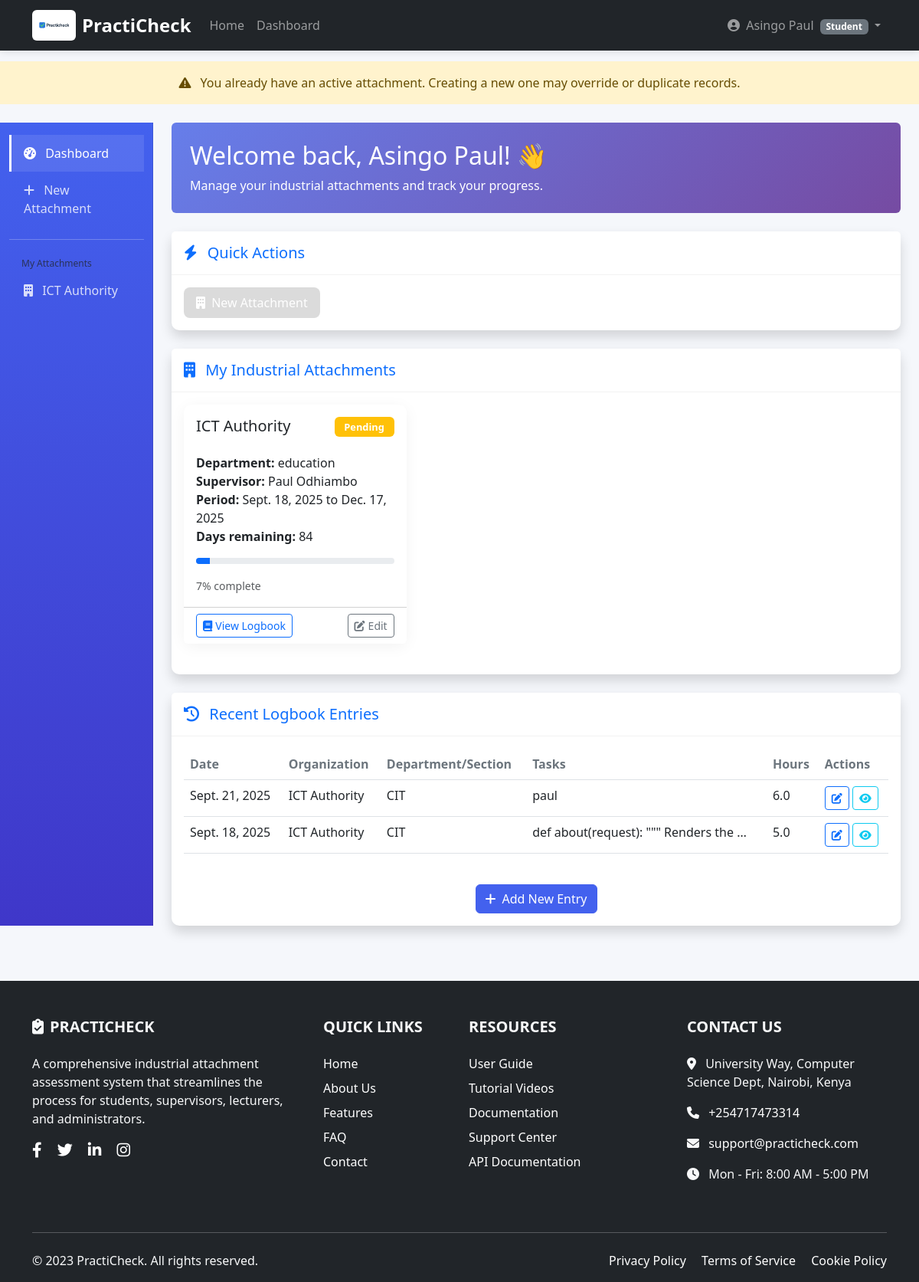
The page /attachments/ (signed in) on the database as committed earlier.
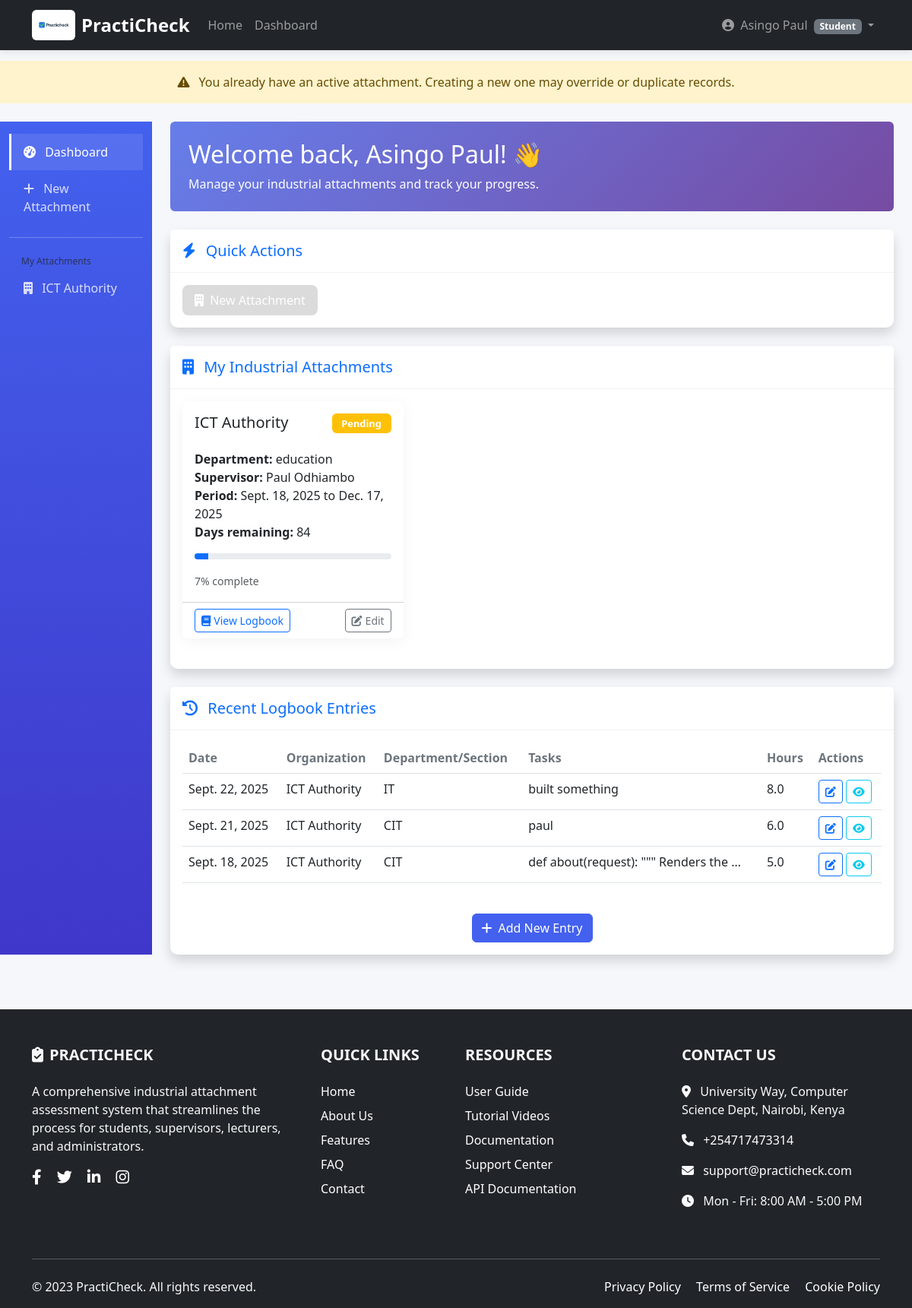
The same page on the database as committed later.
### attachments/models.py (models this page shows, shortened)
class Attachment(models.Model):
    student = models.ForeignKey(User, on_delete=models.CASCADE, related_name='attachments')
    industry = models.ForeignKey(Industry, on_delete=models.SET_NULL, null=True, blank=True)
    organization = models.CharField(max_length=200)
    department = models.CharField(max_length=100, blank=True)
    supervisor_name = models.CharField(max_length=100)
    supervisor_email = models.EmailField(blank=True)  # Make it optional temporarily
    supervisor_phone = models.CharField(max_length=15, blank=True)
    start_date = models.DateField()
    end_date = models.DateField()
    report = models.FileField(upload_to="reports/", blank=True, null=True)
    status = models.CharField(max_length=20, choices=(
        ('pending', 'Pending Approval'),
        ('approved', 'Approved'),
        ('ongoing', 'Ongoing'),
        ('completed', 'Completed'),
        ('cancelled', 'Cancelled'),
    ), default='pending')
    created_at = models.DateTimeField(auto_now_add=True)
    updated_at = models.DateTimeField(auto_now=True)
    class Meta:
        constraints = [
            models.UniqueConstraint(fields=['student'], name='unique_student_attachment')
        ]
    @property
    def is_active(self):
        if not self.start_date or not self.end_date:
            return False
        today = timezone.now().date()
        return self.start_date <= today <= self.end_date and self.status in ['approved', 'ongoing']
    @property
    def days_completed(self):
        if not self.start_date or not self.end_date:
            return 0
        today = timezone.now().date()
        if today < self.start_date:
            return 0
        elif today > self.end_date:
            return (self.end_date - self.start_date).days
        else:
            return (today - self.start_date).days
    @property
    def total_days(self):
        if not self.start_date or not self.end_date:
            return 0
        return (self.end_date - self.start_date).days
    @property
    def days_remaining(self):
        if not self.start_date or not self.end_date:
            return 0
        today = timezone.now().date()
        if today < self.start_date:
            return (self.end_date - self.start_date).days
        elif today > self.end_date:
            return 0
        else:
            return (self.end_date - today).days

class LogbookEntry(models.Model):
    attachment = models.ForeignKey(Attachment, on_delete=models.CASCADE, related_name='logbook_entries')
    entry_date = models.DateField()
    department_section = models.CharField(max_length=100, help_text="Department or section where you worked today")
    tasks = models.TextField(help_text="Tasks you worked on today")
    skills_learned = models.TextField(help_text="New skills or knowledge gained")
    achievements = models.TextField(blank=True, help_text="Notable achievements or accomplishments")
    challenges = models.TextField(blank=True, help_text="Challenges faced and how you addressed them")
    hours_worked = models.DecimalField(max_digits=4, decimal_places=1, validators=[MinValueValidator(0.5), MaxValueValidator(24)])
    supervisor_comments = models.TextField(blank=True)
    edit_count = models.IntegerField(default=0, validators=[MaxValueValidator(2)])
    created_at = models.DateTimeField(auto_now_add=True)
    updated_at = models.DateTimeField(auto_now=True)
    class Meta:
        ordering = ['-entry_date']
        unique_together = ['attachment', 'entry_date']
    def can_edit(self):
        return self.edit_count < 2

### attachments/views.py (the view)
# urls.py: path('', views.dashboard, name='dashboard'),
@login_required
def dashboard(request):
    attachments = Attachment.objects.filter(student=request.user)
    recent_entries = LogbookEntry.objects.filter(attachment__student=request.user).order_by('-entry_date')[:5]
    context = {
        'attachments': attachments,
        'recent_entries': recent_entries,
        "today": timezone.now().date(),
    }
    return render(request, 'attachments/dashboard.html', context)

### accounts/context_processors.py (called while the page is built)
def user_type(request):
    return {
        'user_type': request.user.user_type if request.user.is_authenticated else None,
        'user_type_display': request.user.get_user_type_display() if request.user.is_authenticated else None,
    }

### attachments/templates/attachments/dashboard.html (shortened to what the changed rows need)
{% extends 'base_student.html' %}
{% load static %}
{% block extra_css %}
<link rel="stylesheet" href="{% static 'css/dashboard.css' %}">
{% endblock %}
{% block content %}
<div class="container-fluid py-4">
    <div class="row">
        {% include 'attachments/partials/student_sidebar.html' %}
        <main class="col-lg-10 col-md-9 ms-sm-auto px-md-4">
            <div class="welcome-banner text-white rounded p-4 mb-4">
                <div class="row align-items-center">
                    <div class="col-md-8">
                        <h2 class="mb-2">Welcome back, {{ user.get_full_name }}! 👋</h2>
                    </div>
                </div>
            </div>
            <div class="row mb-4">
                <div class="col-12">
                    <div class="card shadow">
                        <div class="card-body">
                            {% if attachments %}
                                <div class="row">
                                    {% for attachment in attachments %}
                                    <div class="col-lg-6 col-xl-4 mb-4">
                                        <div class="card attachment-card h-100">
                                            <div class="card-body">
                                                <div class="d-flex justify-content-between align-items-start mb-3">
                                                    <h5 class="card-title">{{ attachment.organization }}</h5>
                                                    {% if attachment.end_date and attachment.end_date < today %}
                                                        <span class="status-badge badge bg-success">Completed</span>
                                                    {% else %}
                                                        <span class="status-badge badge bg-{% if attachment.status == 'approved' %}success{% elif attachment.status == 'pending' %}warning{% elif attachment.status == 'ongoing' %}info{% else %}secondary{% endif %}">
                                                            {{ attachment.status|title }}
                                                        </span>
                                                    {% endif %}
                                                </div>
                                                <p class="card-text">
                                                    <strong>Department:</strong> {{ attachment.department|default:"Not specified" }}<br>
                                                    <strong>Supervisor:</strong> {{ attachment.supervisor_name }}<br>
                                                    <strong>Period:</strong> {{ attachment.start_date }} to {{ attachment.end_date }}<br>
                                                    <strong>Days remaining:</strong> {{ attachment.days_remaining }}
                                                </p>
                                                <div class="progress mb-3" style="height: 8px;">
                                                    {% widthratio attachment.days_completed attachment.total_days 100 as progress %}
                                                    <div class="progress-bar
                                                        {% if attachment.end_date and attachment.end_date < today %} bg-success {% endif %}"
                                                        role="progressbar"
                                                        style="width: {{ progress }}%;"
                                                        aria-valuenow="{{ progress }}"
                                                        aria-valuemin="0"
                                                        aria-valuemax="100"></div>
                                                </div>
                                                <small class="text-muted">
                                                    {% if attachment.end_date and attachment.end_date < today %}
                                                        100% complete
                                                    {% else %}
                                                        {{ progress }}% complete
                                                    {% endif %}
                                                </small>
                                            </div>
                                            <div class="card-footer bg-white">
                                                <div class="d-flex justify-content-between">
                                                    <a href="{% url 'attachments:logbook' attachment_id=attachment.id %}"
                                                       class="btn btn-sm btn-outline-primary">
                                                        <i class="fas fa-book me-1"></i>View Logbook
                                                    </a>
                                                    {% if attachment.status == 'pending' or attachment.status == 'approved' %}
                                                    <a href="{% url 'attachments:edit_attachment' attachment_id=attachment.id %}"
                                                       class="btn btn-sm btn-outline-secondary">
                                                        <i class="fas fa-edit me-1"></i>Edit
                                                    </a>
                                                    {% endif %}
                                                </div>
                                            </div>
                                        </div>
                                    </div>
                                    {% endfor %}
                                </div>
                            {% endif %}
                        </div>
                    </div>
                </div>
            </div>
            {% if recent_entries %}
            <div class="row">
                <div class="col-12">
                    <div class="card shadow">
                        <div class="card-body">
                            <div class="table-responsive">
                                <table class="table table-hover">
                                    <thead>
                                        <tr>
                                            <th>Date</th>
                                            <th>Organization</th>
                                            <th>Department/Section</th>
                                            <th>Tasks</th>
                                            <th>Hours</th>
                                            <th>Actions</th>
                                        </tr>
                                    </thead>
                                    <tbody>
                                        {% for entry in recent_entries %}
                                        <tr>
                                            <td>{{ entry.entry_date }}</td>
                                            <td>{{ entry.attachment.organization }}</td>
                                            <td>{{ entry.department_section }}</td>
                                            <td>{{ entry.tasks|truncatewords:5 }}</td>
                                            <td>{{ entry.hours_worked }}</td>
                                            <td>
                                                <a href="{% url 'attachments:edit_logbook_entry' entry_id=entry.id %}"
                                                   class="btn btn-sm btn-outline-primary {% if not entry.can_edit %}disabled{% endif %}"
                                                   {% if not entry.can_edit %}title="Maximum edits reached"{% endif %}>
                                                    <i class="fas fa-edit"></i>
                                                </a>
                                                <a href="{% url 'attachments:logbook' attachment_id=entry.attachment.id %}" class="btn btn-sm btn-outline-info">
                                                    <i class="fas fa-eye"></i>
                                                </a>
                                            </td>
                                        </tr>
                                        {% endfor %}
                                    </tbody>
                                </table>
                            </div>
                        </div>
                    </div>
                </div>
            </div>
            {% endif %}
        </main>
    </div>
</div>
{% endblock %}

### attachments/templates/attachments/partials/student_sidebar.html (shortened to what this page needs)
<div class="col-lg-2 col-md-3 d-md-block sidebar collapse bg-dark text-white">
    <div class="position-sticky pt-3">
        <ul class="nav flex-column">
            <li class="nav-item">
                <a class="nav-link {% if request.resolver_match.url_name == 'dashboard' %}active{% endif %}"
                   href="{% url 'attachments:dashboard' %}">
                    <i class="fas fa-tachometer-alt me-2"></i>
                    Dashboard
                </a>
            </li>
            <li class="nav-item">
                <a class="nav-link {% if request.resolver_match.url_name == 'create_attachment' %}active{% endif %}"
                   href="{% url 'attachments:create_attachment' %}">
                    <i class="fas fa-plus me-2"></i>
                    New Attachment
                </a>
            </li>
        </ul>
        <hr class="bg-secondary">
        <h6 class="sidebar-heading d-flex justify-content-between align-items-center px-3 mt-4 mb-1 text-muted">
            <span>My Attachments</span>
        </h6>
        <ul class="nav flex-column mb-2">
            {% for attachment in attachments %}
            <li class="nav-item">
                <a class="nav-link {% if attachment.id == current_attachment.id %}active{% endif %}"
                   href="{% url 'attachments:attachment_detail' attachment_id=attachment.id %}">
                    <i class="fas fa-building me-2"></i>
                    {{ attachment.organization }}
                </a>
            </li>
            {% endfor %}
        </ul>
    </div>
</div>

Rows that differ between the two databases and show on the page:
added LogbookEntry: entry_date "Sept. 22, 2025", attachment.organization "ICT Authority", department_section "IT", tasks "built something", hours_worked "8.0"
